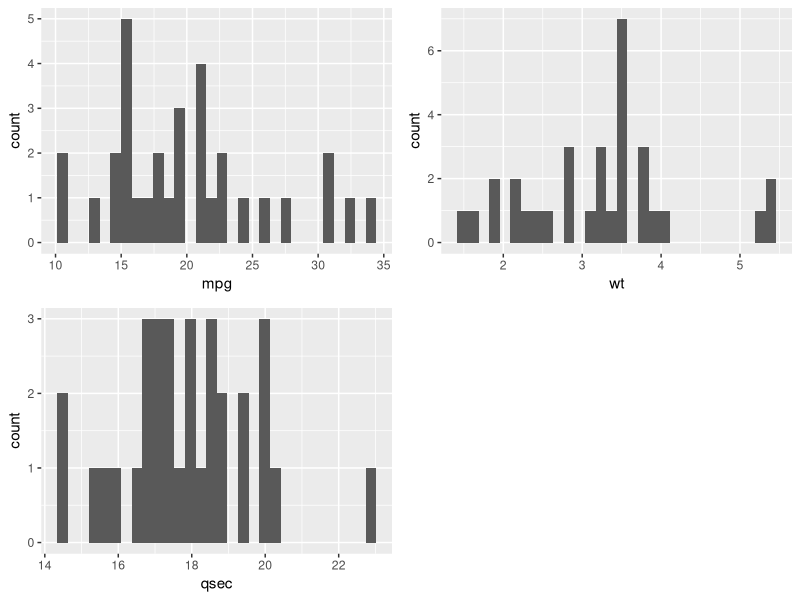
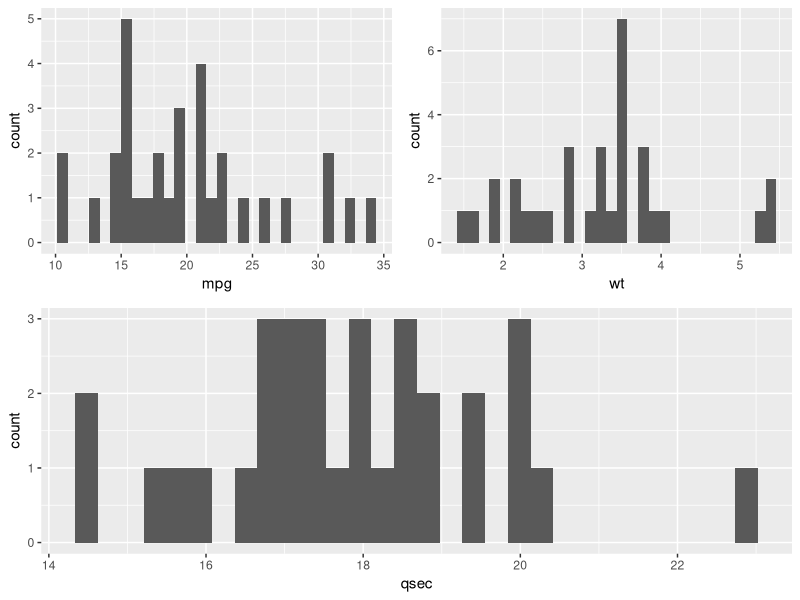

The R script that drew these images, in order: (Note: this script raises an error after producing the figures.)
library(ggplot2)
library(gridExtra)

P1 <- ggplot(mtcars, aes(x = mpg)) +
  geom_histogram()

P2 <- ggplot(mtcars, aes(x = wt)) +
  geom_histogram()

P3 <- ggplot(mtcars, aes(x = qsec)) +
  geom_histogram()


grid.arrange(P1, P2, P3, ncol = 2, nrow = 2)


#Answer:
grid.arrange(P1, P2, P3, ncol = 2, nrow = 2, layout_matrix= rbind(c(1,2), 3))
(P1 + P2) / P3

#See: https://stackoverflow.com/questions/65985705/defining-grid-arrange-so-the-third-plot-is-in-the-middle/65985832#65985832
#See: https://patchwork.data-imaginist.com/ 